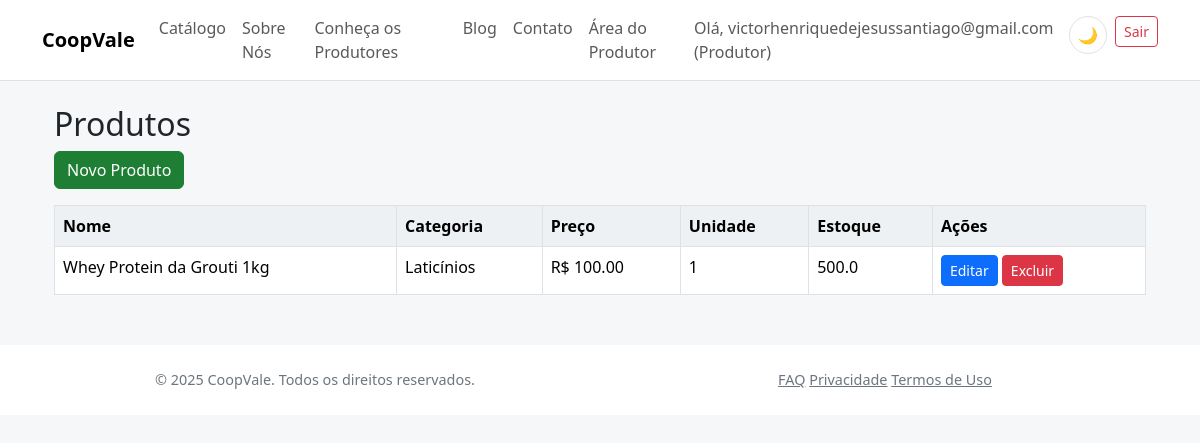
Page /produtos/produtos (signed in) on the committed database.
### app/models/core.py (models this page shows, shortened)
class Usuario(db.Model, UserMixin):
    __tablename__ = 'usuarios'
    id = db.Column(db.Integer, primary_key=True)
    email = db.Column(db.String(150), unique=True, nullable=False)
    senha_hash = db.Column(db.String(256), nullable=False)
    tipo_usuario = db.Column(db.String(50), nullable=False, default='visitante')
    ativo = db.Column(db.Boolean, default=True)
    produtor_perfil = db.relationship('Produtor', backref='usuario', uselist=False, lazy=True)
    cliente_perfil = db.relationship('Cliente', backref='usuario', uselist=False, lazy=True)

class Produto(db.Model):
    __tablename__ = 'produtos'
    id = db.Column(db.Integer, primary_key=True)
    nome = db.Column(db.String(150), nullable=False)
    descricao = db.Column(db.Text)
    preco = db.Column(db.Float, nullable=False)
    unidade = db.Column(db.String(20))
    estoque = db.Column(db.Float, default=0.0)
    imagens = db.Column(db.Text)
    tags = db.Column(db.String(200))
    subcategoria = db.Column(db.String(100))
    origem = db.Column(db.String(150))
    informacoes_nutricionais = db.Column(db.Text)
    preco_promocional = db.Column(db.Float)
    sazonal_inicio = db.Column(db.DateTime)
    sazonal_fim = db.Column(db.DateTime)
    produtor_id = db.Column(db.Integer, db.ForeignKey('produtores.id'), nullable=False)
    categoria_id = db.Column(db.Integer, db.ForeignKey('categorias.id'), nullable=False)
    reviews = db.relationship('Review', backref='produto', lazy=True)

class Categoria(db.Model):
    __tablename__ = 'categorias'
    id = db.Column(db.Integer, primary_key=True)
    nome = db.Column(db.String(100), nullable=False, unique=True)
    descricao = db.Column(db.Text)
    icone = db.Column(db.String(100))
    valor_minimo = db.Column(db.Float)  # valor mínimo em pedidos dessa categoria
    quantidade_minima = db.Column(db.Float)  # quantidade mínima (unidade base)
    produtos = db.relationship('Produto', backref='categoria', lazy=True)

### app/blueprints/produtos/routes.py (the view)
@produtos_bp.route('/produtos', endpoint='listar_produtos')
@login_required
def listar_produtos():
    produtos = Produto.query.all()
    return render_template('produtos/produtos.html', produtos=produtos)

### app/templates/produtos/produtos.html
{% extends 'base.html' %}
{% block content %}
<div class="container mt-4">
  <h2>Produtos</h2>
  <a href="{{ url_for('produtos_bp.novo_produto') }}" class="btn btn-success mb-3">Novo Produto</a>
  <table class="table table-bordered">
    <thead>
      <tr>
        <th>Nome</th>
        <th>Categoria</th>
        <th>Preço</th>
        <th>Unidade</th>
        <th>Estoque</th>
        <th>Ações</th>
      </tr>
    </thead>
    <tbody>
      {% for produto in produtos %}
      <tr>
        <td>{{ produto.nome }}</td>
        <td>{{ produto.categoria.nome if produto.categoria else '' }}</td>
        <td>R$ {{ '%.2f'|format(produto.preco) }}</td>
        <td>{{ produto.unidade }}</td>
        <td>{{ produto.estoque }}</td>
        <td>
          <a href="{{ url_for('produtos_bp.editar_produto', id=produto.id) }}" class="btn btn-sm btn-primary">Editar</a>
          <form action="{{ url_for('produtos_bp.excluir_produto', id=produto.id) }}" method="post" style="display:inline;">
            <button type="submit" class="btn btn-sm btn-danger" onclick="return confirm('Excluir este produto?')">Excluir</button>
          </form>
        </td>
      </tr>
      {% endfor %}
    </tbody>
  </table>
</div>
{% endblock %}

### app/templates/base.html (shortened to what this page needs)
<!doctype html>
<html lang="pt-br">
<head>
    <link href="https://cdn.jsdelivr.net/npm/bootstrap@5.3.2/dist/css/bootstrap.min.css" rel="stylesheet">
    <link href="{{ url_for('static', filename='css/theme.css') }}" rel="stylesheet">
</head>
<body>
    <nav class="navbar navbar-expand-lg navbar-light bg-light border-bottom">
        <div class="container">
            <a class="navbar-brand" href="{{ url_for('main_bp.index') }}">CoopVale</a>
            <div class="collapse navbar-collapse" id="navbarNav">
                <ul class="navbar-nav me-auto">
                    <li class="nav-item">
                        <a class="nav-link" href="{{ url_for('produtos_bp.catalogo') }}">Catálogo</a>
                    </li>
                    <li class="nav-item">
                        <a class="nav-link" href="{{ url_for('main_bp.sobre') }}">Sobre Nós</a>
                    </li>
                    <li class="nav-item">
                        <a class="nav-link" href="{{ url_for('main_bp.produtores') }}">Conheça os Produtores</a>
                    </li>
                    <li class="nav-item">
                        <a class="nav-link" href="{{ url_for('main_bp.blog_redirect') }}">Blog</a>
                    </li>
                    <li class="nav-item">
                        <a class="nav-link" href="{{ url_for('main_bp.contato') }}">Contato</a>
                    </li>
                    {% if current_user.is_authenticated and current_user.tipo_usuario == 'produtor' %}
                    <li class="nav-item">
                        <a class="nav-link" href="{{ url_for('produtores.dashboard_home') }}">Área do Produtor</a>
                    </li>
                    {% endif %}
                </ul>
                <ul class="navbar-nav">
                    {% if current_user.is_authenticated %}
                    <li class="nav-item">
                        <span class="navbar-text me-3">
                            Olá, {{ current_user.email }} ({{ current_user.tipo_usuario.capitalize() }})
                        </span>
                    </li>
                    <li class="nav-item me-2">
                        <button class="theme-toggle" id="themeToggle" title="Alternar tema">
                            <span id="themeIcon">🌙</span>
                        </button>
                    </li>
                    <li class="nav-item">
                        <a class="btn btn-sm btn-outline-danger" href="{{ url_for('auth.logout') }}">Sair</a>
                    </li>
                    {% endif %}
                </ul>
            </div>
        </div>
    </nav>
    <div class="container mt-4">
        {% block content %}{% endblock %}
    </div>
    <footer class="footer">
        <div class="container">
            <div class="row">
                <div class="col-md-6 text-center text-md-left">
                    <span class="text-muted">© 2025 CoopVale. Todos os direitos reservados.</span>
                </div>
                <div class="col-md-6 text-center text-md-right">
                    <a href="{{ url_for('main_bp.faq') }}" class="text-muted mr-3">FAQ</a>
                    <a href="{{ url_for('main_bp.privacidade') }}" class="text-muted mr-3">Privacidade</a>
                    <a href="{{ url_for('main_bp.termos') }}" class="text-muted">Termos de Uso</a>
                </div>
            </div>
        </div>
    </footer>
</body>
</html>

### app/static/css/theme.css (style rules this page uses)
:root { --coop-green: #1e7e34; --coop-green-light: #27a844; --coop-green-dark: #155724; --coop-accent: #ffb347; --coop-accent-dark: #ff9f2e; --coop-bg: #f5f7f9; --coop-bg-secondary: #ffffff; --coop-text: #212529; --coop-text-muted: #6c757d; --coop-border: #dee2e6; --coop-card-shadow: rgba(0,0,0,.06); --coop-card-shadow-hover: rgba(0,0,0,.12); --coop-border-radius: .65rem; --coop-table-bg: #eef1f3; }
* { transition: background-color .2s ease, color .2s ease, border-color .2s ease; }
body { background: var(--coop-bg); color: var(--coop-text); }
.navbar-nav { list-style: none; margin: 0; padding: 0; }
.navbar-nav .nav-item { display: inline-block; }
.navbar-nav .nav-link { text-decoration: none; }
.navbar-brand { font-weight:700; }
.navbar.bg-light, .footer { background: var(--coop-bg-secondary)!important; border-color: var(--coop-border)!important; }
.btn-success { background: var(--coop-green); border-color: var(--coop-green); }
.table { color: var(--coop-text); }
.table thead th { background: var(--coop-table-bg); border-color: var(--coop-border); }
.table td, .table th { border-color: var(--coop-border); }
.footer { font-size:.9rem; }
.text-muted { color: var(--coop-text-muted)!important; }
.theme-toggle { background: var(--coop-bg-secondary); border: 1px solid var(--coop-border); border-radius: 50%; width: 38px; height: 38px; display: flex; align-items: center; justify-content: center; cursor: pointer; transition: all .2s ease; }

### app/templates/base.html (style rules this page uses)
.footer { background-color: #f8f9fa; padding: 24px 0; margin-top: 50px; }

### rows in the picture
Usuario: email "victorhenriquedejesussantiago@gmail.com", tipo_usuario "Produtor"
Produto: nome "Whey Protein da Grouti 1kg", categoria "Laticínios", preco "100.00", unidade "1", estoque "500.0"
